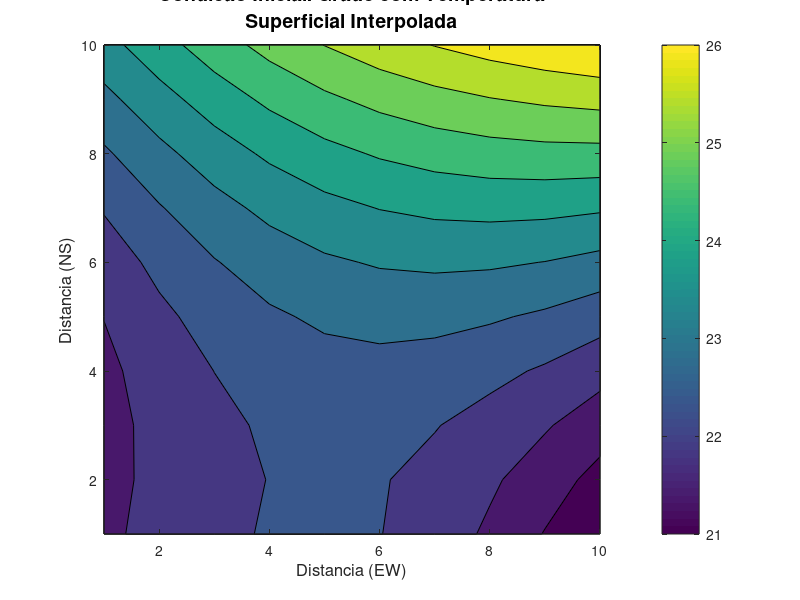
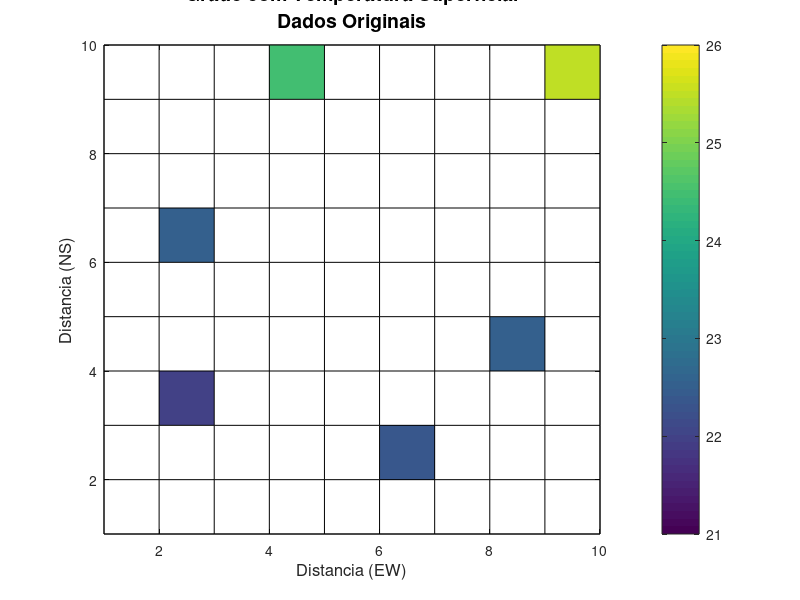

Recreate these plots in MATLAB, in order.
%%%%%%%%%%%%%%%%%%%%%%%%%%%%%%%%%%%%%%%%%%%%%%%%%%%%%%%%%%%%%%%%%%%%%%%
%  IOF814 - Prof Joseph Harari                                        %
%  Aluno: Danilo Augusto Silva         nusp: 7279456                  %
%                                                                     %
%                         QUESTÃO 04 - LISTA 02                       %                                                                  %
%   Os dados de saidas sao salvos no diretorio ../outputs/Q04         %
%                                                                     %
%  Metodo dos Minimos Quadrados atraves de uma solucao de             %
%           sistema linear para determinacao dos coeficientes         %
%%%%%%%%%%%%%%%%%%%%%%%%%%%%%%%%%%%%%%%%%%%%%%%%%%%%%%%%%%%%%%%%%%%%%%%
clear all; close all;clc

% aplicacao do metodo dos minimo quadrados

% criar grade conforme dada na lista

kmax = 10;
jmax = 10;

xgrid = linspace(1,10,1);
ygrid = linspace(1,10,1);

temp = ones(kmax,jmax)*NaN;

% preencher grade com os valores
temp(3,2) = 22.0;
temp(6,2) = 22.5;
temp(9,4) = 24.5;
temp(2,6) = 22.4;
temp(4,8) = 22.5;
temp(9,9) = 25.5;

%% metodo dos minimos quadrados para estabelecimento de condicao inicial de modelos
T     = temp;             % duplicando variavel para poder trabalhar
[n,m] = size(T);          % salvar as dimensoes da matriz de entrada
T     = T(:);             % todas as linhas
nm    = n*m;              % total de valores que serao necessarios
k     = isnan(T(:));      % indices de elementos NaN

nan_list  = find(k);      % lista com indices dos pontos NaN
know_list = find(~k);     % listsa de valores conhecidos

% converter os indices (linear) de valores NaN para o formato [linha,coluna]
[nr,nc]   = ind2sub([n,m],nan_list);

nan_list  = [nan_list,nr,nc]; % coluna 1: indices em linha, col 2: indices de linha e col 3: indices de colunas

% utilizando diferencas finitas, computa-se a segunda derivada das linhas e colunas
% primeiro para as linhas
[i,j]     = ndgrid(2:(n-1),1:m);
ind       = i(:)+(j(:)-1)*n;
np        = (n-2)*m;
fda       = sparse(repmat(ind,1,3), [ind-1,ind,ind+1], repmat([1 -2 1], np, 1),n*m,n*m);
% agora para as colunas
[i,j]     = ndgrid(1:n,2:(m-1));
ind       = i(:)+(j(:)-1)*n;
np        = n*(m-2);
fda       = fda+sparse(repmat(ind,1,3), [ind-n,ind,ind+n], repmat([1 -2 1],np,1),nm,nm);

rhs = -fda(:,know_list)*T(know_list);   % eliminar os valores conhecidos
k         = find(any(fda(:,nan_list),2));

% resolver o sistema linear usando o mldivide do matlab
B         = T;
B(nan_list(:,1)) = fda(k,nan_list(:,1))\rhs(k);

% retornando a matriz interpolada para o formato da matriz original
T         = reshape(B,n,m);

%% plotar os dados para conferir o resultado
figure(1)
contourf(T);
colorbar;
caxis([21 26]);
title({'Condicao Inicial: Grade com Temperatura','Superficial Interpolada'},'fontsize',14);
xlabel('Distancia (EW)','fontsize',12);
ylabel('Distancia (NS)','fontsize',12);
out = ['../outputs/ex04/gradeInterpolada'];
grafico=['print -djpeg ', out];
eval(grafico);

figure(2)
pcolor(temp);
colorbar;
caxis([21 26]);
title({'Grade com Temperatura Superficial','Dados Originais'},'fontsize',14);
xlabel('Distancia (EW)','fontsize',12);
ylabel('Distancia (NS)','fontsize',12);
out = ['../outputs/ex04/gradeOriginal'];
grafico=['print -djpeg ', out];
eval(grafico);
